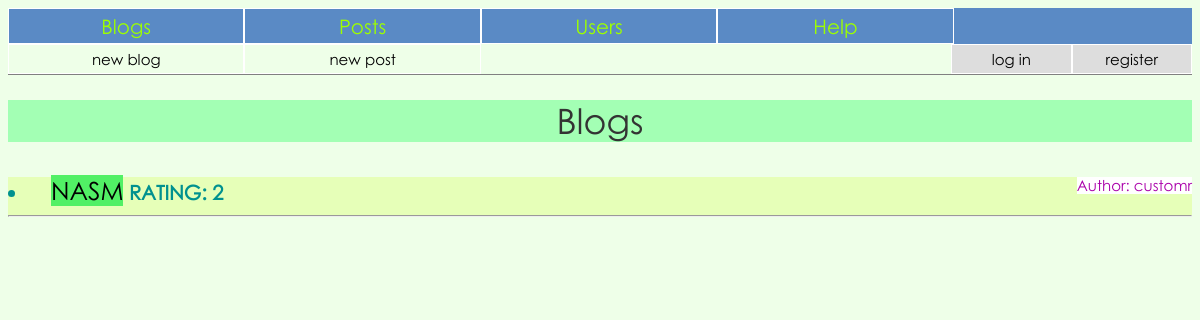
The app's page /, older data.
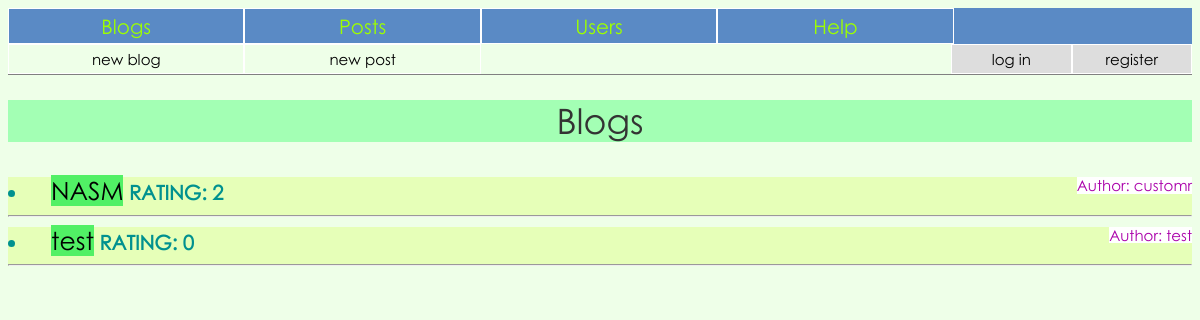
The same page, newer data.
### blog/models.py (models this page shows, shortened)
class Blog(models.Model):
	author = models.ForeignKey(MyUser, on_delete=models.CASCADE, blank=True)
	name = models.CharField('Name', max_length=50, blank=True, unique=True)
	rating = models.IntegerField('Rating', default=0)

class MyUser(AbstractBaseUser):
	username = models.CharField('username', max_length=50, unique=True)
	first_name = models.CharField('first name', max_length=50)
	last_name = models.CharField('last name', max_length=50)
	email = models.EmailField(
		verbose_name='email address',
		max_length=255,
		unique=True,
	)
	date_of_birth = models.DateField()
	is_active = models.BooleanField(default=True)
	is_admin = models.BooleanField(default=False)
	objects = MyUserManager()
	USERNAME_FIELD = 'username'
	EMAIL_FIELD = 'email'
	REQUIRED_FIELDS = ['first_name', 'last_name', 'email', 'date_of_birth']
	def __str__(self):
		return self.username

### blog/views.py (the view)
# urls.py: path('', views.index, name='index-page'),
def index(request):
	blogs = Blog.objects.order_by('-rating').all()
	context = {'blogs': blogs}
	return render(request, 'blog/index.html', context)

### blog/templates/blog/index.html (shortened to what this page needs)
{% extends 'blog/base.html' %}
{% block content %}
{% if blogs %}
    <p class='title'>Blogs</p>
    {% for blog in blogs %}
        <div class='list' onclick="location.href='{% url 'blog:blog' blog.name %}'">
            <li>
                <a href="{% url 'blog:blog' blog.name %}">{{ blog.name }}</a>
                <a class=author href="{% url 'blog:user' blog.author.id %}">Author: {{ blog.author }}</a>
                <b>RATING: {{ blog.rating }}</b>
                <hr>
            </li>
        </div>
    {% endfor %}
{% else %}
    <p class='title'>No blogs yet</p>
{% endif %}
{% endblock content %}

Row changes from the older to the newer data that the page shows:
added Blog: name "test", author "test", rating "0"
